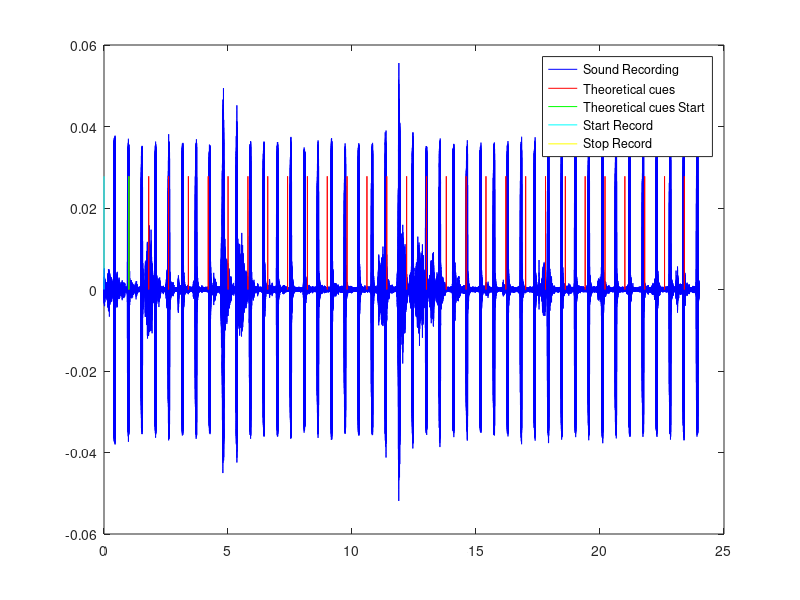

Here is the MATLAB script that generated this plot:
%% PLOTTING RECORDED CUES AND CHECKING LATENCY
clear
%Get sound data
load('cueRecording.mat');

fs=48000;
onset = (startmoment-startrecord)*fs;
audio=audio1;
audio = audio(1,onset:end);
audio = -audio;

time=(0:length(audio)-1)./fs;

%Generate cue signal
freq=1.25;
cues=zeros(size(audio));
cues(round((startmoment-startrecord)*fs):round(fs*1/freq):end) = max(max(audio))/2;

theoreticalcuestart=zeros(size(audio));
theoreticalcuestart(round((startmoment-startrecord)*fs))=max(max(audio))/2;

recordstart=zeros(size(audio));
recordstart(1)=max(max(audio))/2;

recordstop=zeros(size(audio));
recordstop(round((stoprecord-startrecord)*fs))=max(max(audio))/2;

%Plotting

a=plot(time, audio,'b');
hold on
b=plot(time, cues,'r');
hold on

c=plot(time(1:stoprecord),theoreticalcuestart(1:stoprecord),'g');
hold on
d=plot(time(1:stoprecord),recordstart(1:stoprecord),'c');
hold on
e=plot(time(1:stoprecord),recordstop(1:stoprecord),'y');
legend([a(1), b(1),c(1),d(1),e(1)], 'Sound Recording', 'Theoretical cues','Theoretical cues Start', 'Start Record', 'Stop Record')
hold off